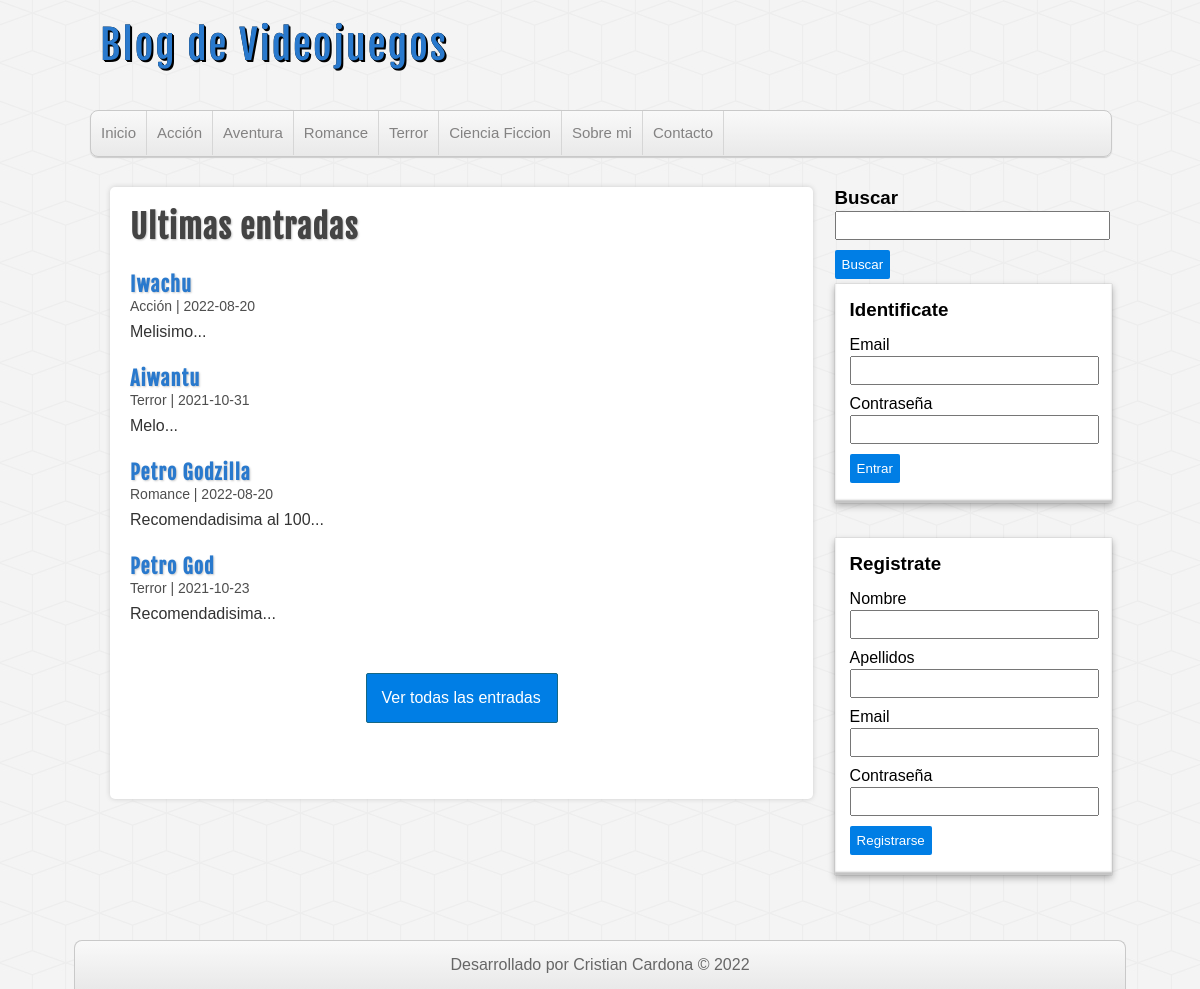
The page /proyecto-php/index.php on the database its author committed.
### tables this page shows
CREATE TABLE categorias(
    id int(11) auto_increment not null,
    nombre varchar(100),
    CONSTRAINT PK_categorias PRIMARY KEY(id)
);

CREATE TABLE entradas(
    id int(11) auto_increment not null,
    usuario_id int(11) not null,
    categoria_id int(11) not null,
    titulo varchar(255) not null,
    descripcion MEDIUMTEXT,
    fecha date not null,
    CONSTRAINT PK_entradas PRIMARY KEY(id),
    CONSTRAINT FK_entradas_usuarios FOREIGN KEY(usuario_id)
    REFERENCES usuarios(id),
    CONSTRAINT FK_entradas_categorias FOREIGN KEY(categoria_id)
    REFERENCES categorias(id)
);

### proyecto-php/includes/helpers.php (called while the page is built, shortened)
<?php
    function conseguirCategorias($conexion){
        $sql = "SELECT * FROM categorias ORDER BY id ASC";
        $categorias = mysqli_query($conexion,$sql);
        $resultado = array();
        if($categorias && mysqli_num_rows($categorias) >= 1){
            $resultado = $categorias;
        }
        return $resultado;
    }
    function conseguirEntradas($conexion, $limit = false, $categoria = null, $busqueda = null){
        $sql = "SELECT en.*, ca.nombre as 'categoria' FROM entradas en ".
        "INNER JOIN categorias ca ON en.categoria_id = ca.id ";
        $sql .= " ORDER BY en.id DESC ";
        if($limit){
            $sql .= " LIMIT 4 ";
        }
        $entradas = mysqli_query($conexion, $sql);
        $resultado = array();
        if($entradas && mysqli_num_rows($entradas) >= 1){
            $resultado = $entradas;
        }
        return $resultado;
    }

### proyecto-php/index.php (the view)
<?php require_once 'includes/cabecera.php'; ?>
    <div id="contenedor">
    <?php require_once 'includes/lateral.php'; ?>
        <div id="principal">
            <h1>Ultimas entradas</h1>
            <?php
                $entradas = conseguirEntradas($conexion, true);
                if(!empty($entradas)):
                    while($entrada = mysqli_fetch_assoc($entradas)):
            ?>
                        <article class="entrada">
                            <a href="entrada.php?id=<?=$entrada['id']?>">
                                <h2><?=$entrada['titulo'];?></h2>
                                <span class="fecha"><?=$entrada['categoria']." | ".$entrada['fecha'] ?></span>
                                <p><?=substr($entrada['descripcion'], 0, 180)."...";?></p>
                            </a>
                        </article>
            <?php
                    endwhile;
                endif;
            ?>
            <div id="ver-todas">
                <a href="entradas.php">Ver todas las entradas</a>
            </div>
        </div>
    <?php require_once 'includes/pie.php'; ?>
</body>
</html>

### proyecto-php/includes/cabecera.php (shortened to what this page needs)
<?php require_once 'includes/conexion.php'; ?>
<?php require_once 'includes/helpers.php'; ?>
<!DOCTYPE html>
<html lang="es">
<head>
    <link rel="stylesheet" href="assets/css/style.css">
</head>
<body>
    <header id="cabecera">
        <div id="logo">
            <a href="index.php">
                Blog de Videojuegos
            </a>
        </div>
        <nav id="menu">
            <ul>
                <li><a href="index.php">Inicio</a></li>
                <?php
                    $categorias = conseguirCategorias($conexion);
                    if(!empty($categorias)):
                        while($categoria = mysqli_fetch_assoc($categorias)):
                ?>
                            <li>
                                <a href="categoria.php?id=<?=$categoria['id']?>"><?=$categoria['nombre']?></a>
                            </li>
                <?php
                        endwhile;
                    endif;
                ?>
                <li><a href="index.php">Sobre mi</a></li>
                <li><a href="index.php">Contacto</a></li>
            </ul>
        </nav>
    </header>

### proyecto-php/includes/lateral.php (shortened to what this page needs)
<aside id="sidebar">
            <div class="buscador" class="bloque">
                <h3>Buscar</h3>
                <form action="buscar.php" method="post">
                    <input type="text" name="busqueda">
                    <input type="submit" value="Buscar">
                </form>
            </div>
            <div id="login" class="bloque">
                <?php if(!isset($_SESSION['usuario'])): ?>
                <h3>Identificate</h3>
                <form action="login.php" method="post">
                    <label for="email">Email</label>
                    <input type="email" name="email" id="">
                    <label for="password">Contraseña</label>
                    <input type="password" name="password" id="">
                    <input type="submit" value="Entrar">
                </form>
            </div>
            <div id="register" class="bloque">
                <h3>Registrate</h3>
                <form action="registro.php" method="post">
                    <label for="nombre">Nombre</label>
                    <input type="text" name="nombre" id="">
                    <label for="apellidos">Apellidos</label>
                    <input type="text" name="apellidos" id="">
                    <label for="email">Email</label>
                    <input type="text" name="email" id="">
                    <label for="password">Contraseña</label>
                    <input type="password" name="password" id="">
                    <input type="submit" value="Registrarse" name="submit">
                </form>
            </div>
            <?php endif; ?>
        </aside>

### proyecto-php/includes/pie.php (shortened to what this page needs)
</div>
<footer id="pie">
        <p>Desarrollado por Cristian Cardona &copy; 2022</p>
    </footer>

### proyecto-php/assets/css/style.css (style rules this page uses)
* { margin: 0px; padding: 0px; font-family: sans-serif, Helvetica, Arial; text-decoration: none; }
body { background: url(../img/cubes.png) #F4F4F4; }
.fecha { color: #4e4e4e; margin-top:5px; font-size: 14px; }
#cabecera { width: 85%; height: auto; background: transparent; margin: 0px auto; }
#logo { float:left; width: 540px; height: 110px; }
#logo a { font-family: "fajala", Helvetica; font-size: 40px; letter-spacing: 2px; color: #2979CD; text-shadow: 0px 0px 0px black, 1px 1px 0px black, 2px 2px 0px black; transition: all 500ms; line-height: 90px; margin-left: 10px; }
#menu { clear: both; width: 100%; height: 45px; background: linear-gradient(to bottom, #f9f9f9 0px, #e9e9e9 100%); border: 1px solid #C9C9C9; border-radius: 8px; box-shadow: 0px 1px 1px #ccc; overflow: hidden; }
#menu ul { list-style: none; }
#menu ul li { float: left; line-height: 44px; border-right: 1px solid #D6D6D6; }
#menu ul li a { display: block; padding-left: 10px; padding-right: 10px; font-size: 15px; color: #838282; }
#contenedor { width: 85%; height: auto; margin: 0px auto; margin-top: 30px; margin-bottom: 30px; }
#sidebar { float:right; width: 27%; height: auto; }
.bloque { display:block; width: 90%; margin: 0px auto; margin-bottom: 35px; background: white; padding: 15px; box-shadow: 0px 0px 1px rgba(0,0,0,0.3), 0px 3px 7px rgba(0,0,0,0.3), 0px 0px 1px #FFFFFF inset, 0px -3px 2px rgba(0,0,0,0.25) inset; }
.bloque h3 { margin-bottom: 15px; }
label, input[type="text"], input[type="email"], input[type="password"] { display: block; width: 95%; margin-top:2px; margin-bottom: 2px; }
input[type="text"], input[type="email"], input[type="password"] { padding: 5px; margin-bottom: 10px; }
input[type="button"], input[type="submit"], .boton { margin-top: 5px; margin-bottom: 5px; display: block; border-radius: 2px; color:white; background: #007ee5; border: none; cursor:pointer; padding: 7px; }
#principal { float: left; width: 65%; min-height: 572px; background:white; border-radius: 5px; box-shadow: 0px 0px 5px #ccc; margin-left: 20px; padding: 20px; overflow: hidden; }
#principal a { color: #333; }
#principal h1 { font-size: 32px; color: #444; letter-spacing: 1px; text-shadow: 1px 1px 2px #ccc; font-family: "fajala"; }
#principal h2 { font-size: 20px; color: #2979CD; text-shadow: 1px 1px 2px #ccc; letter-spacing: 1px; font-family: "fajala"; margin-top: 25px; }
#principal p { margin-top: 8px; }
#ver-todas a { display: block; border-radius: 2px; padding: 15px; color:white; background: #007ee5; border: 1px solid #156785; cursor:pointer; width: 160px; margin: 0px auto; margin-top:50px; }
#pie { clear:both; width: 85%; margin: 0px auto; background: linear-gradient(to bottom, #f9f9f9 0px, #e9e9e9 100%); border: 1px solid #c9c9c9; border-bottom: none; border-radius: 8px 8px 0px 0px; color: #666; height: auto; padding: 15px; text-align: center; }

### rows shown on the page
categorias: nombre "Acción"
categorias: nombre "Aventura"
categorias: nombre "Romance"
categorias: nombre "Terror"
categorias: nombre "Ciencia Ficcion"
entradas: titulo "Iwachu", categoria.nombre "Acción", fecha "2022-08-20", descripcion "Melisimo"
entradas: titulo "Aiwantu", categoria.nombre "Terror", fecha "2021-10-31", descripcion "Melo"
entradas: titulo "Petro Godzilla", categoria.nombre "Romance", fecha "2022-08-20", descripcion "Recomendadisima al 100"
entradas: titulo "Petro God", categoria.nombre "Terror", fecha "2021-10-23", descripcion "Recomendadisima"
